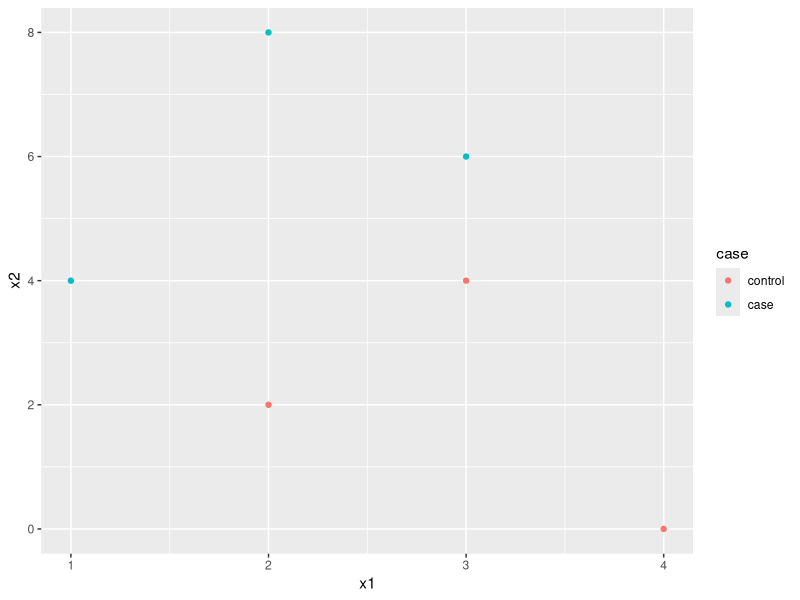

Write the R code that produced this figure.
## ---- chunk 1
library(tidyverse)
## ---- chunk 2
cancer <- tibble(case = factor(c(rep(1,3),rep(0,3)),
                               levels = c(0,1),
                               labels = c("control","case")),
                 x1 = c(1,2,3,4,2,3),
                 x2 = c(4,8,6,0,2,4))
cancer
## ---- chunk 3
cancer %>% ggplot(aes(x1,x2)) + geom_point(aes(color=case))
## ---- chunk 4
cancer_summary <- cancer %>%
  group_by(case) %>%
  summarise(x1=mean(x1), x2=mean(x2))

cancer_summary
## ---- chunk 5
u1 <- cancer %>%
  filter(case=="case") %>%
  summarise(x1=mean(x1), x2=mean(x2))

u1 <- t(as.matrix(u1))
u1
## ---- chunk 6
u2 <- cancer %>%
  filter(case=="control") %>%
  summarise(x1=mean(x1), x2=mean(x2))

u2 <- t(as.matrix(u2))
u2
## ---- chunk 7
X <- matrix(c(-1,0,1,1,-1,0,-2,2,0,-2,0,2), nrow=6, byrow=FALSE)
X
## ---- chunk 8
s <- 1/4 * t(X) %*% X
s
## ---- chunk 9
si <- solve(s)
si
## ---- chunk 10
a1 <-  si %*% u1
b1 <- t(u1) %*% si %*% u1

a2 <- si %*% u2
b2 <- t(u2) %*% si %*% u2

b1
## ---- chunk 11
predict_cancer <- function(x) {
  x %*% (a1 - a2) + 1/2 * (b1 - b2)
}
## ---- chunk 12
x1 <- 0
x2 <- -x1 + 1.5
predict_cancer(c(x1, x2))

x2 <- x1 + 11.5
predict_cancer(c(x1, x2))

x2 <- -x1 - 11.5
predict_cancer(c(x1, x2))

x2 <- x1 + 1.5
predict_cancer(c(x1, x2))
## ---- chunk 13
predict_cancer(c(2,6))
